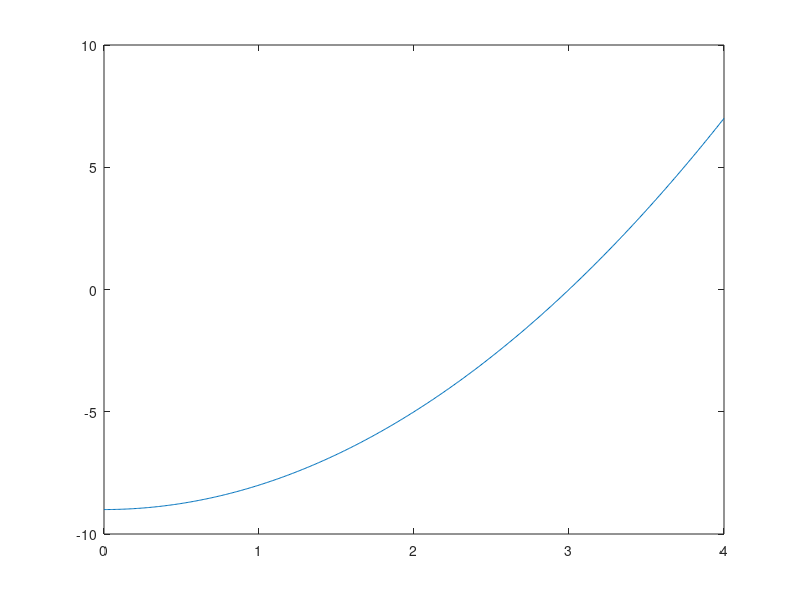

The MATLAB script that drew this image:
clc; clearvars; close all;

c = [1 0 -9];
x = roots(c);
xvec = linspace(0,4,501)
yvec = polyval(c, xvec);
figure; plot(xvec,yvec)